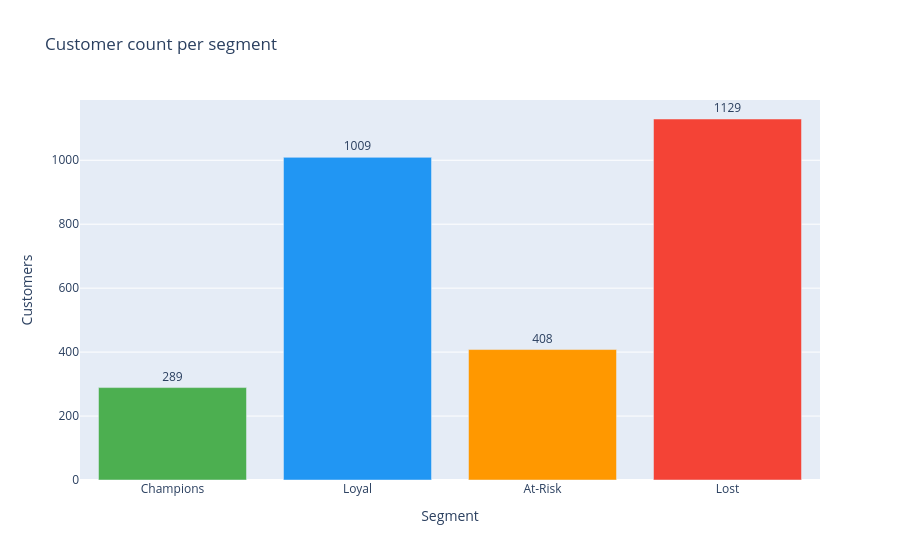

The notebook cell saved with this chart:
### Code cell
fig = px.bar(
    seg_profile, x="segment_label", y="n_customers",
    color="segment_label",
    category_orders={"segment_label": SEGMENT_NAMES},
    color_discrete_sequence=["#4CAF50", "#2196F3", "#FF9800", "#F44336"],
    text="n_customers",
    title="Customer count per segment",
    labels={"segment_label": "Segment", "n_customers": "Customers"},
)
fig.update_traces(textposition="outside")
fig.update_layout(showlegend=False)
fig.show()

### Figure 1 — Plotly figure (JSON) as saved in the notebook; plotly's stock layout.template omitted (floating-point values rounded to 4 significant figures)
{"data": [{"hovertemplate": "Segment=%{x}<br>Customers=%{text}<extra></extra>", "legendgroup": "Champions", "marker": {"color": "#4CAF50", "pattern": {"shape": ""}}, "name": "Champions", "orientation": "v", "showlegend": true, "text": [289.0], "textposition": "outside", "type": "bar", "x": ["Champions"], "xaxis": "x", "y": [289], "yaxis": "y"}, {"hovertemplate": "Segment=%{x}<br>Customers=%{text}<extra></extra>", "legendgroup": "Loyal", "marker": {"color": "#2196F3", "pattern": {"shape": ""}}, "name": "Loyal", "orientation": "v", "showlegend": true, "text": [1009.0], "textposition": "outside", "type": "bar", "x": ["Loyal"], "xaxis": "x", "y": [1009], "yaxis": "y"}, {"hovertemplate": "Segment=%{x}<br>Customers=%{text}<extra></extra>", "legendgroup": "At-Risk", "marker": {"color": "#FF9800", "pattern": {"shape": ""}}, "name": "At-Risk", "orientation": "v", "showlegend": true, "text": [408.0], "textposition": "outside", "type": "bar", "x": ["At-Risk"], "xaxis": "x", "y": [408], "yaxis": "y"}, {"hovertemplate": "Segment=%{x}<br>Customers=%{text}<extra></extra>", "legendgroup": "Lost", "marker": {"color": "#F44336", "pattern": {"shape": ""}}, "name": "Lost", "orientation": "v", "showlegend": true, "text": [1129.0], "textposition": "outside", "type": "bar", "x": ["Lost"], "xaxis": "x", "y": [1129], "yaxis": "y"}], "layout": {"barmode": "relative", "legend": {"title": {"text": "Segment"}, "tracegroupgap": 0}, "showlegend": false, "title": {"text": "Customer count per segment"}, "xaxis": {"anchor": "y", "categoryarray": ["Champions", "Loyal", "At-Risk", "Lost"], "categoryorder": "array", "domain": [0, 1], "title": {"text": "Segment"}}, "yaxis": {"anchor": "x", "domain": [0, 1], "title": {"text": "Customers"}}}}
